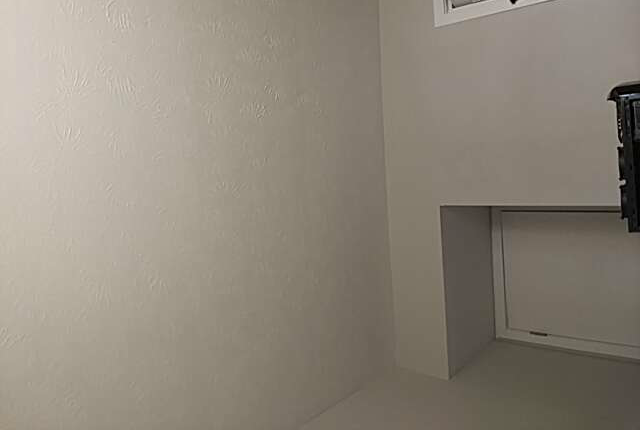
//> input picture code24/img2/83.png, 640 x 430 px; the run also reads 1 picture not shown here
$ ./check_sum   (built with g++ and OpenCV 4)
//> lines starting //> are read from the running program, lines starting //| are printed output that depends on the picture; after the words box and inside, x2 and y2 are one past the last pixel; in counts of white or black regions, pixels touching at a corner belong together
#include <stdio.h>
#include <iostream>
#include <vector>
#include <ctime>
#include "opencv2/core/core.hpp"
#include "opencv2/calib3d/calib3d.hpp"
#include "opencv2/features2d/features2d.hpp"
#include "opencv2/nonfree/features2d.hpp"
#include "opencv2/highgui/highgui.hpp"
#include "opencv2/nonfree/nonfree.hpp"

using namespace std;
using namespace cv;

Mat diff(Mat img1, Mat img2){
    Mat out = Mat::zeros(img1.size(), img1.type());
    for (int i=0; i<img1.rows; i++){
        for (int j=0; j<img1.cols; j++){
            unsigned p1 = img1.at<uchar>(j, i);
            unsigned p2 = img2.at<uchar>(j, i);
            unsigned d = abs((int)p1 - (int)p2);
            cout<<d<<endl;
            out.at<uchar>(j, i) =  d;
            }
        }
    return out;
}

long long get_difference(Mat& img1, Mat& img2){
    long long sum = 0;
    int num = 0;

    for (int i=0; i<img1.rows; i++){
        for (int j=0; j<img1.cols; j++){
            unsigned p1 = img1.at<uchar>(j, i);
            unsigned p2 = img2.at<uchar>(j, i);
            int d = abs((int)p1 - (int)p2);
            sum += d;
            if(d!=0){
                cout<<j<<", "<< i<<endl;
                cout<<p1<<" "<<p2<<endl;
                num++;
                //cout<<"img1: "<< (int)img1.at<uchar>(j, i)<<endl;
                //cout<<"img2: "<< (int)img2.at<uchar>(j, i)<<endl;

                //circle(img2, Point(j, i), 5, Scalar(0), 2);
            }

        }
    }
    cout<<"NUM "<<num<<endl;
}

int main(int argc, char const *argv[])
{
    Mat img1 = imread("/home/jiaming/opencv24/code24/img2/83.png", IMREAD_GRAYSCALE);
//> img1: 430 rows x 640 cols, CV_8UC1; min 0, max 225, mean 136
    Mat img2 = imread("/home/jiaming/opencv24/code24/img2/84.png", IMREAD_GRAYSCALE);
//> img2: 430 rows x 640 cols, CV_8UC1; min 0, max 222, mean 136

    //circle(img1, Point(471, 428), 10, Scalar(0), 2);
    //circle(img2, Point(471, 428), 10, Scalar(0), 2);
    Mat out;
    absdiff(img1, img2, out);
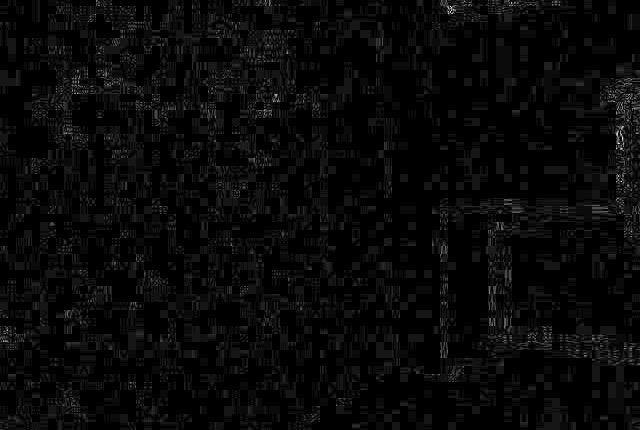
//> out: 430 rows x 640 cols, CV_8UC1; min 0, max 23, mean 0.8; drawn with min black and max white
    Scalar ss = sum(out);
//> ss = Scalar(215806)
    cout<<ss[0]<<endl;
//| 215806

    for (int i=0; i<out.rows; i++){
        for (int j=0; j<out.cols; j++){
            if(out.at<uchar>(i, j)> 10){
            cout<<(int)out.at<uchar>(i, j)<<endl;
            out.at<uchar>(i, j) = 255;
            }
            }
        }
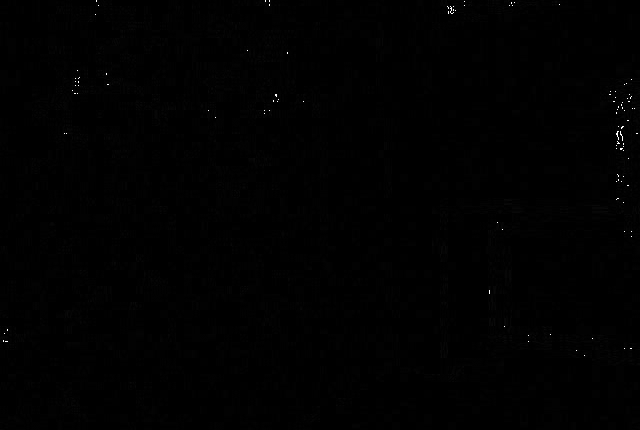
//> out: 430 rows x 640 cols, CV_8UC1; 0.07% of pixels changed, all inside (x1, y1, x2, y2) = (3, 0, 638, 356)

    imshow("Differences", out);
    waitKey(0);
    return 0;
}
